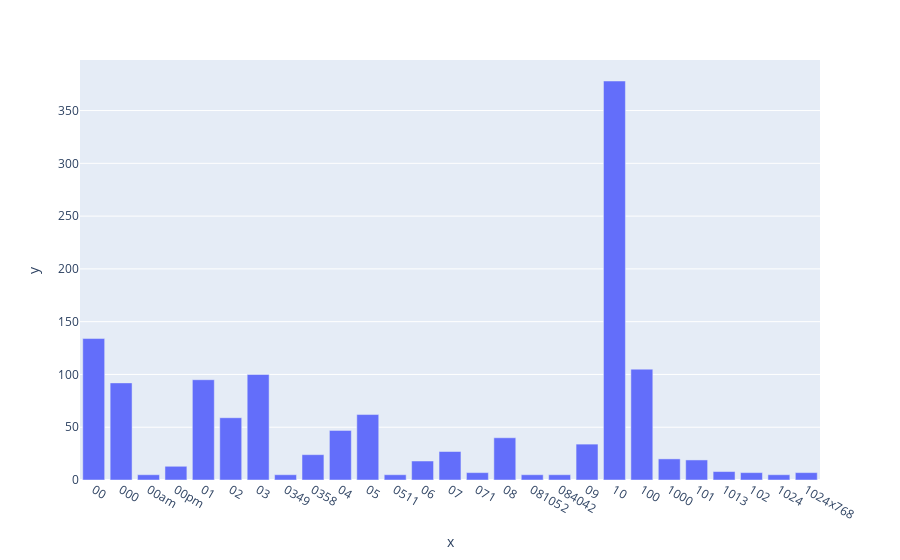

The cell this chart's notebook holds for it:
### Markdown cell above
### >>> **Exercise 14 (take home):** 
The chart above only contains 300 vocabulary in the documents, and it's already computationally intensive to both compute and visualize. Can you efficiently reduce the number of terms you want to visualize as an exercise.

### Code cell
# Answer here
reduced_feature_names = count_vect.get_feature_names_out()[:300]
reduced_feature_frequencies = term_frequencies[:300]

indexToDelete = []

#remove word tokens that only appears less then five times 

for i in range(len(count_vect.get_feature_names_out()[:300])):
    if(reduced_feature_frequencies[i] < 5):
        indexToDelete.append(i)

reduced_feature_names = np.delete(reduced_feature_names, indexToDelete)
reduced_feature_frequencies = np.delete(reduced_feature_frequencies, indexToDelete)


fig = px.bar(x=reduced_feature_names, y=reduced_feature_frequencies)
fig.show()

### Figure 1 — Plotly figure (JSON) as saved in the notebook; plotly's stock layout.template omitted (floating-point values rounded to 4 significant figures)
{"data": [{"alignmentgroup": "True", "hovertemplate": "x=%{x}<br>y=%{y}<extra></extra>", "legendgroup": "", "marker": {"color": "#636efa", "pattern": {"shape": ""}}, "name": "", "offsetgroup": "", "orientation": "v", "showlegend": false, "textposition": "auto", "type": "bar", "x": ["00", "000", "00am", "00pm", "01", "02", "03", "0349", "0358", "04", "05", "0511", "06", "07", "071", "08", "081052", "084042", "09", "10", "100", "1000", "101", "1013", "102", "1024", "1024x768"], "xaxis": "x", "y": [134, 92, 5, 13, 95, 59, 100, 5, 24, 47, 62, 5, 18, 27, 7, 40, 5, 5, 34, 378, 105, 20, 19, 8, 7, 5, 7], "yaxis": "y"}], "layout": {"barmode": "relative", "legend": {"tracegroupgap": 0}, "margin": {"t": 60}, "xaxis": {"anchor": "y", "domain": [0, 1], "title": {"text": "x"}}, "yaxis": {"anchor": "x", "domain": [0, 1], "title": {"text": "y"}}}}
